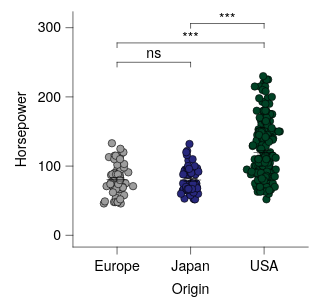

Express this chart as Vega-Lite.
### Vega-Lite specification from a JSON file in a GitHub repository (floating-point values rounded to 4 significant figures; data arrays with more than 128 entries replaced by an {"elided": "..."} marker saying what was removed)
{"background": null, "config": {"arc": {"fill": "#DBDBDB", "fillOpacity": 1.0, "innerRadius": 25.0, "padAngle": 0.03, "stroke": "black", "strokeOpacity": 1, "strokeWidth": 0.25}, "area": {"fill": "#DBDBDB", "fillOpacity": 1.0, "stroke": "black", "strokeOpacity": 1, "strokeWidth": 0.25}, "axis": {"domain": true, "domainCap": "round", "domainColor": "black", "domainWidth": 0.25, "grid": false, "gridCap": "round", "gridColor": "#F1F1F1", "gridDash": [0, 0], "gridOpacity": 1.0, "gridWidth": 0.25, "labelColor": "black", "labelFont": "Helvetica Neue, HelveticaNeue, Helvetica, Arial, sans-serif", "labelFontSize": 6, "labelFontStyle": "normal", "labelFontWeight": 400, "offset": 0, "ticks": true, "tickCap": "round", "tickColor": "black", "tickRound": false, "tickSize": 3.0, "tickWidth": 0.25, "titleColor": "black", "titleFont": "Helvetica Neue, HelveticaNeue, Helvetica, Arial, sans-serif", "titleFontSize": 6, "titleFontStyle": "normal", "titleFontWeight": 400}, "axisX": {"domain": true, "labelAlign": "center", "labelAngle": 0, "labels": true, "ticks": true, "translate": 0}, "axisY": {"domain": true, "labelAlign": "right", "labelAngle": 0, "labels": true, "ticks": true, "translate": 0}, "axisRight": {"domain": true, "labelAlign": "left", "labelAngle": 0, "labels": true, "ticks": true, "translate": 0}, "axisTop": {"domain": true, "labelAlign": "center", "labelAngle": 0, "labels": true, "ticks": true, "translate": 0}, "axisBand": {"tickOffset": 0}, "bar": {"fill": "#DBDBDB", "fillOpacity": 1.0, "stroke": "black", "strokeOpacity": 1, "strokeWidth": 0.25}, "boxplot": {"size": 9.0, "ticks": {"cornerRadius": 0.25, "fill": "black", "opacity": 1, "size": 4.5, "thickness": 0.25}, "box": {"fillOpacity": 1.0, "stroke": "black", "strokeOpacity": 1, "strokeWidth": 0.25}, "median": {"cornerRadius": 0, "fill": "black", "fillOpacity": 1.0, "opacity": 1, "size": 9.0, "thickness": 0.25}, "rule": {"fill": "black", "fillOpacity": 1.0, "size": 10.0, "stroke": "black", "strokeDash": [0, 0], "strokeOpacity": 1, "strokeWidth": 0.25}, "outliers": {"color": "black", "fill": "black", "fillOpacity": 1.0, "size": 0, "stroke": "black", "strokeOpacity": 1, "strokeWidth": 0.25}}, "circle": {"fill": "black", "fillOpacity": 1.0, "size": 1.25, "stroke": null, "strokeOpacity": 1, "strokeWidth": 0.25}, "errorband": {"band": {"fillOpacity": 0.6, "stroke": null, "strokeWidth": 0.25, "strokeOpacity": 1}, "borders": {"opacity": 0, "strokeOpacity": 1, "strokeWidth": 0.25}}, "errorbar": {"opacity": 1, "rule": {"strokeDash": [0, 0], "strokeWidth": 0.25}, "ticks": {"color": "black", "cornerRadius": 0.125, "opacity": 1, "size": 6.0, "thickness": 0.25}, "thickness": 0.25}, "font": "Helvetica Neue, HelveticaNeue, Helvetica, Arial, sans-serif", "geoshape": {"fill": "#DBDBDB", "fillOpacity": 1.0, "stroke": "black", "strokeOpacity": 1, "strokeWidth": 0.25}, "header": {"labelColor": "black", "labelFont": "Helvetica Neue, HelveticaNeue, Helvetica, Arial, sans-serif", "labelFontSize": 6, "labelFontStyle": "normal", "labelFontWeight": 400, "titleColor": "black", "titleFont": "Helvetica Neue, HelveticaNeue, Helvetica, Arial, sans-serif", "titleFontSize": 6, "titleFontStyle": "normal", "titleFontWeight": 400, "titlePadding": 0}, "legend": {"disable": false, "offset": 4.5, "titlePadding": 4, "labelOffset": 2, "gradientLabelOffset": 2, "columnPadding": 4, "rowPadding": 2, "gradientThickness": 5, "gradientOpacity": 1.0, "gradientStrokeColor": "black", "gradientStrokeWidth": 0.25, "labelColor": "black", "labelFont": "Helvetica Neue, HelveticaNeue, Helvetica, Arial, sans-serif", "labelFontSize": 6, "labelFontStyle": "normal", "labelFontWeight": 400, "strokeColor": "black", "strokeWidth": 0, "symbolSize": 36, "symbolStrokeColor": "black", "symbolStrokeWidth": 0.25, "titleColor": "black", "titleFont": "Helvetica Neue, HelveticaNeue, Helvetica, Arial, sans-serif", "titleFontSize": 6, "titleFontStyle": "normal", "titleFontWeight": 400}, "line": {"color": "black", "stroke": "black", "strokeCap": "butt", "strokeDash": [0, 0], "strokeOpacity": 1, "strokeWidth": 0.5}, "point": {"filled": true, "fill": "#DBDBDB", "fillOpacity": 1.0, "size": 5.0, "stroke": "black", "strokeOpacity": 1, "strokeWidth": 0.25}, "range": {"category": ["#9D9D9D", "#28287D", "#004225", "#47266F", "#00605D", "#DBDBDB", "#7983C1", "#6E927B", "#937FB4", "#699A97"], "diverging": {"scheme": ["#4F4265", "#6A5C82", "#85789D", "#A196B7", "#BDB5CE", "#D8D6DD", "#F6F6F6", "#CED8D7", "#9DBFBD", "#75A3A0", "#518683", "#326967", "#164D4B"]}, "heatmap": {"scheme": ["#440154", "#472270", "#433E82", "#38598C", "#2C728E", "#238A8D", "#24A086", "#39B578", "#5DC862", "#96D646", "#CAE02D", "#FDE724"]}, "ordinal": {"scheme": ["#F1F1F1", "#DBDBDB", "#C6C6C6", "#B2B2B2", "#9D9D9D", "#898989", "#767676", "#636363", "#515151", "#404040", "#2F2F2F", "#1F1F1F"]}, "ramp": {"scheme": ["#440154", "#472270", "#433E82", "#38598C", "#2C728E", "#238A8D", "#24A086", "#39B578", "#5DC862", "#96D646", "#CAE02D", "#FDE724"]}}, "rule": {"color": "black", "stroke": "black", "strokeCap": "round", "strokeDash": [2, 2], "strokeOpacity": 1, "strokeWidth": 0.25}, "scale": {"barBandPaddingInner": 0.1, "rectBandPaddingInner": 0, "tickBandPaddingInner": 0.1, "bandPaddingOuter": 0.1, "bandWithNestedOffsetPaddingInner": 0.2, "bandWithNestedOffsetPaddingOuter": 0.2, "offsetBandPaddingInner": 0, "offsetBandPaddingOuter": 0, "continuousPadding": 5.0, "round": false}, "rect": {"fill": "#DBDBDB", "fillOpacity": 1.0, "stroke": "black", "strokeOpacity": 1, "strokeWidth": 0.25}, "square": {"fill": "#DBDBDB", "fillOpacity": 1.0, "size": 10.0, "stroke": "black", "strokeOpacity": 1, "strokeWidth": 0.25}, "text": {"color": "black", "font": "Helvetica Neue, HelveticaNeue, Helvetica, Arial, sans-serif", "fontSize": 6, "fontStyle": "normal", "fontWeight": 400}, "tick": {"color": "black", "cornerRadius": 0.125, "opacity": 1.0, "size": 9.0, "thickness": 0.25}, "title": {"anchor": "middle", "frame": "group", "color": "black", "font": "Helvetica Neue, HelveticaNeue, Helvetica, Arial, sans-serif", "fontSize": 6, "fontStyle": "normal", "fontWeight": 400, "subtitleColor": "black", "subtitleFont": "Helvetica Neue, HelveticaNeue, Helvetica, Arial, sans-serif", "subtitleFontSize": 6, "subtitleFontStyle": "normal", "subtitleFontWeight": 400}, "trail": {"color": "black", "opacity": 1, "size": 0.5}, "view": {"continuousWidth": 100, "continuousHeight": 100, "discreteWidth": 100, "discreteHeight": 100, "fill": null, "stroke": null, "strokeWidth": 0.25}}, "layer": [{"data": {"name": "data-53eecb024a78fdc2be808dcfdc3af7a2"}, "mark": {"type": "circle", "opacity": 1.0, "size": 10.0, "stroke": "black", "strokeOpacity": 1, "strokeWidth": 0.25}, "encoding": {"color": {"field": "Origin", "legend": null, "scale": {"domain": ["Europe", "Japan", "USA"]}, "sort": ["Europe", "Japan", "USA"], "title": null, "type": "nominal"}, "x": {"axis": {}, "field": "Origin", "scale": {"domain": ["Europe", "Japan", "USA"]}, "sort": ["Europe", "Japan", "USA"], "title": "Origin", "type": "nominal"}, "xOffset": {"field": "jitter_x", "scale": {"domain": [-7.33, 7.33], "range": [5.17, 19.83]}, "type": "quantitative"}, "y": {"field": "Horsepower", "title": "Horsepower", "type": "quantitative", "scale": {"nice": false}}}}, {"data": {"name": "data-6c4882663eaca411296217af4f5e04f9"}, "mark": {"type": "errorbar"}, "encoding": {"x": {"axis": {}, "field": "Origin", "scale": {"domain": ["Europe", "Japan", "USA"]}, "sort": ["Europe", "Japan", "USA"], "title": "Origin", "type": "nominal"}, "y": {"field": "__mean", "title": "Horsepower", "type": "quantitative", "scale": {"nice": false}}, "yError": {"field": "__error"}}}, {"data": {"name": "data-6c4882663eaca411296217af4f5e04f9"}, "mark": {"type": "tick"}, "encoding": {"x": {"axis": {}, "field": "Origin", "scale": {"domain": ["Europe", "Japan", "USA"]}, "sort": ["Europe", "Japan", "USA"], "title": "Origin", "type": "nominal"}, "y": {"field": "__mean", "title": "Horsepower", "type": "quantitative", "scale": {"nice": false}}}}, {"layer": [{"layer": [{"data": {"values": [{"x": "Europe", "x2": "Japan", "y": 250.0, "__dysonsphere__": 1}]}, "mark": {"type": "rule", "strokeCap": "round", "strokeDash": [0, 0], "strokeWidth": 0.25}, "encoding": {"x": {"value": 18.75}, "x2": {"value": 50.0}, "y": {"field": "y", "type": "quantitative", "scale": {"nice": false}}}}, {"data": {"values": [{"x": "Europe", "y": 250.0, "y2": 250.0, "__dysonsphere__": 1}]}, "mark": {"type": "rule", "strokeCap": "round", "strokeDash": [0, 0], "strokeWidth": 0.25, "y2Offset": 2.0}, "encoding": {"x": {"value": 18.75}, "y": {"field": "y", "type": "quantitative", "scale": {"nice": false}}, "y2": {"field": "y2"}}}, {"data": {"values": [{"x": "Japan", "y": 250.0, "y2": 250.0, "__dysonsphere__": 1}]}, "mark": {"type": "rule", "strokeCap": "round", "strokeDash": [0, 0], "strokeWidth": 0.25, "y2Offset": 2.0}, "encoding": {"x": {"value": 50.0}, "y": {"field": "y", "type": "quantitative", "scale": {"nice": false}}, "y2": {"field": "y2"}}}, {"data": {"values": [{"y": 250.0, "label": "ns", "__dysonsphere__": 1}]}, "mark": {"type": "text", "align": "center", "dy": -4.0, "fontSize": 6}, "encoding": {"text": {"field": "label", "type": "nominal"}, "x": {"value": 34.38}, "y": {"field": "y", "type": "quantitative", "scale": {"nice": false}}}}]}, {"layer": [{"data": {"values": [{"x": "Europe", "x2": "USA", "y": 278.0, "__dysonsphere__": 1}]}, "mark": {"type": "rule", "strokeCap": "round", "strokeDash": [0, 0], "strokeWidth": 0.25}, "encoding": {"x": {"value": 18.75}, "x2": {"value": 81.25}, "y": {"field": "y", "type": "quantitative", "scale": {"nice": false}}}}, {"data": {"values": [{"x": "Europe", "y": 278.0, "y2": 278.0, "__dysonsphere__": 1}]}, "mark": {"type": "rule", "strokeCap": "round", "strokeDash": [0, 0], "strokeWidth": 0.25, "y2Offset": 2.0}, "encoding": {"x": {"value": 18.75}, "y": {"field": "y", "type": "quantitative", "scale": {"nice": false}}, "y2": {"field": "y2"}}}, {"data": {"values": [{"x": "USA", "y": 278.0, "y2": 278.0, "__dysonsphere__": 1}]}, "mark": {"type": "rule", "strokeCap": "round", "strokeDash": [0, 0], "strokeWidth": 0.25, "y2Offset": 2.0}, "encoding": {"x": {"value": 81.25}, "y": {"field": "y", "type": "quantitative", "scale": {"nice": false}}, "y2": {"field": "y2"}}}, {"data": {"values": [{"y": 278.0, "label": "***", "__dysonsphere__": 1}]}, "mark": {"type": "text", "align": "center", "dy": -2.0, "fontSize": 6}, "encoding": {"text": {"field": "label", "type": "nominal"}, "x": {"value": 50.0}, "y": {"field": "y", "type": "quantitative", "scale": {"nice": false}}}}]}, {"layer": [{"data": {"values": [{"x": "Japan", "x2": "USA", "y": 306.0, "__dysonsphere__": 1}]}, "mark": {"type": "rule", "strokeCap": "round", "strokeDash": [0, 0], "strokeWidth": 0.25}, "encoding": {"x": {"value": 50.0}, "x2": {"value": 81.25}, "y": {"field": "y", "type": "quantitative", "scale": {"nice": false}}}}, {"data": {"values": [{"x": "Japan", "y": 306.0, "y2": 306.0, "__dysonsphere__": 1}]}, "mark": {"type": "rule", "strokeCap": "round", "strokeDash": [0, 0], "strokeWidth": 0.25, "y2Offset": 2.0}, "encoding": {"x": {"value": 50.0}, "y": {"field": "y", "type": "quantitative", "scale": {"nice": false}}, "y2": {"field": "y2"}}}, {"data": {"values": [{"x": "USA", "y": 306.0, "y2": 306.0, "__dysonsphere__": 1}]}, "mark": {"type": "rule", "strokeCap": "round", "strokeDash": [0, 0], "strokeWidth": 0.25, "y2Offset": 2.0}, "encoding": {"x": {"value": 81.25}, "y": {"field": "y", "type": "quantitative", "scale": {"nice": false}}, "y2": {"field": "y2"}}}, {"data": {"values": [{"y": 306.0, "label": "***", "__dysonsphere__": 1}]}, "mark": {"type": "text", "align": "center", "dy": -2.0, "fontSize": 6}, "encoding": {"text": {"field": "label", "type": "nominal"}, "x": {"value": 65.62}, "y": {"field": "y", "type": "quantitative", "scale": {"nice": false}}}}]}], "name": "__dysonsphere_449ca61caacbe53b_33"}], "$schema": "https://vega.github.io/schema/vega-lite/v6.4.1.json", "datasets": {"data-53eecb024a78fdc2be808dcfdc3af7a2": {"elided": "400 records"}, "data-6c4882663eaca411296217af4f5e04f9": [{"Origin": "USA", "__mean": 119.9, "__error": 2.529, "__dysonsphere__": 1}, {"Origin": "Europe", "__mean": 81.0, "__error": 2.47, "__dysonsphere__": 1}, {"Origin": "Japan", "__mean": 79.84, "__error": 2.005, "__dysonsphere__": 1}]}}
